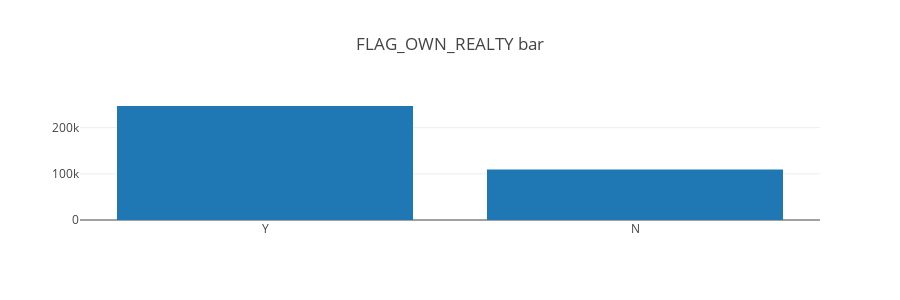

Here is the notebook cell this chart was saved with:
### Markdown cell above
Plot categorical features

### Code cell
feature = "FLAG_OWN_REALTY"
feature_counts = app_orig[feature].value_counts()
configure_plotly_browser_state()
plotly.offline.iplot({
    "data": [go.Bar(
        x=feature_counts.index,
        y=feature_counts.values
    )],
    "layout": go.Layout(title="{} bar".format(feature), height=300)
})

### Figure 1 — Plotly figure (JSON) as saved in the notebook; plotly's stock layout.template omitted (floating-point values rounded to 4 significant figures)
{"data": [{"y": [246970, 109285], "x": ["Y", "N"], "type": "bar", "uid": "76673dae-5005-493a-a2f8-b024d687e35a"}], "layout": {"title": {"text": "FLAG_OWN_REALTY bar"}, "height": 300}}
